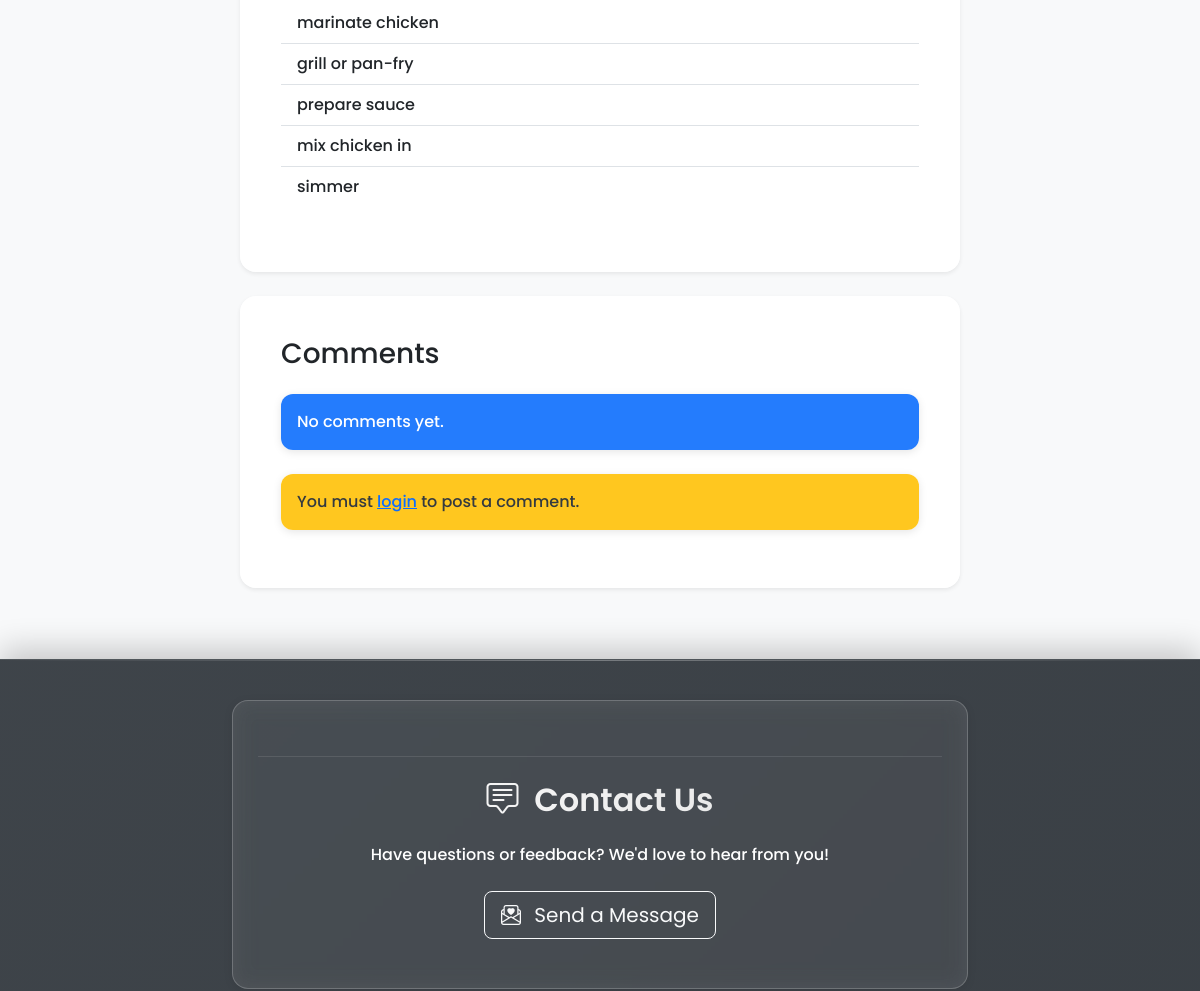
/recipe/3/ (middle part), run on an earlier commit of the app's database.
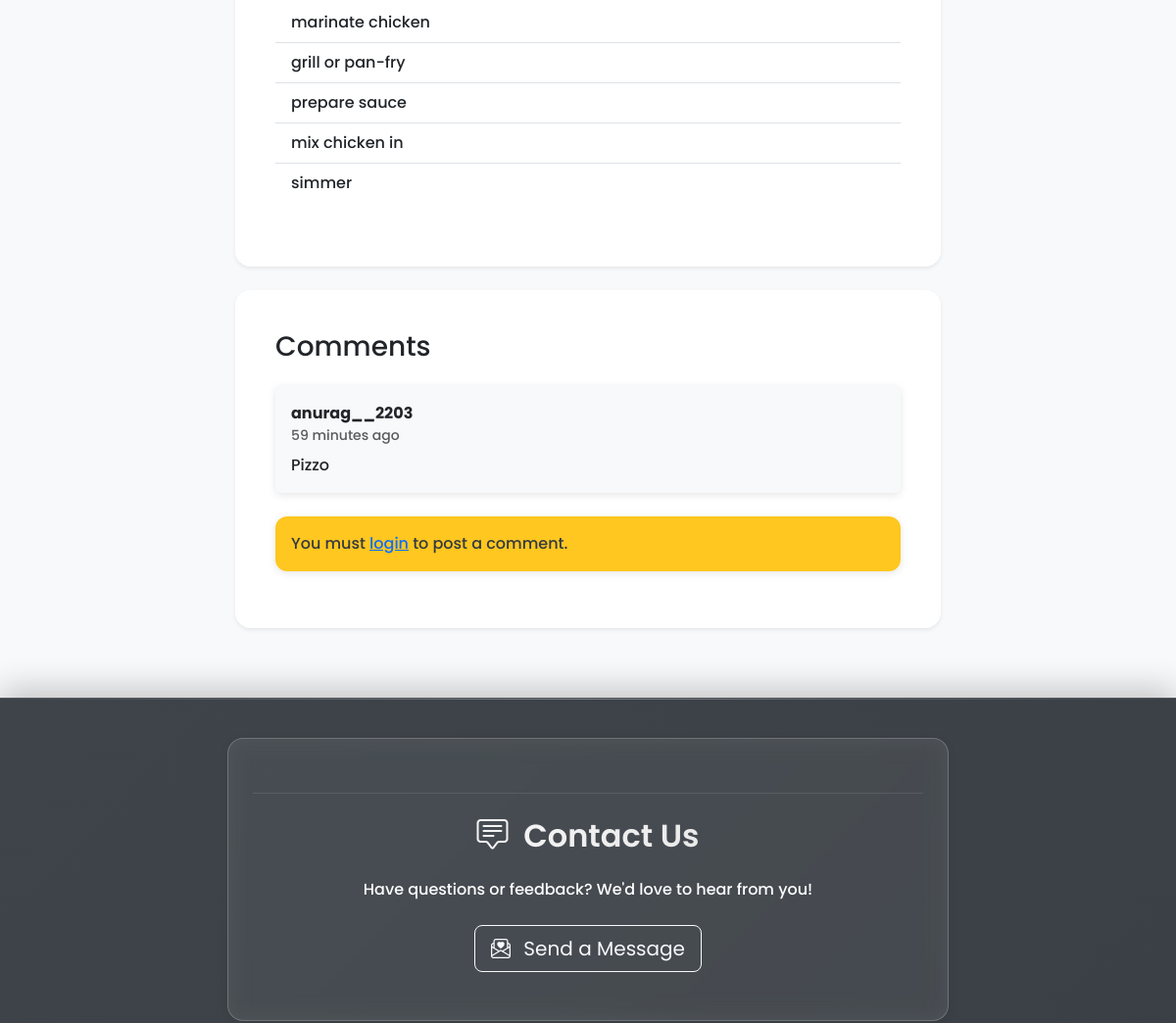
And on a later commit of the database.
### recipe_app/models.py (models this page shows, shortened)
class Comment(models.Model):
    user = models.ForeignKey(CustomUser, on_delete=models.CASCADE, null=True)
    recipe = models.ForeignKey('Recipe',related_name='comments',on_delete=models.CASCADE)
    content = models.TextField()
    created_at = models.DateTimeField(auto_now_add=True)

### users/models.py (models this page shows, shortened)
class CustomUser(AbstractUser):
    email = models.EmailField(unique=True, blank=False, null=False)
    profile_picture = models.ImageField(upload_to='profile_pics/', blank=True, null=True, default='default-profile.jpg')
    bio = models.TextField(blank=True, null=True)
    phone_number = models.CharField(max_length=15, blank=True, null=True)
    address = models.TextField(blank=True, null=True)
    date_of_birth = models.DateField(blank=True, null=True)
    website = models.URLField(blank=True, null=True)
    USER_TYPES = (
        ('user', 'Regular User'),
    )
    user_type = models.CharField(max_length=10, choices=USER_TYPES, default='user')
    REQUIRED_FIELDS = ['email']
    groups = models.ManyToManyField(
        "auth.Group",
        related_name="customuser_groups",
        blank=True
    )
    user_permissions = models.ManyToManyField(
        "auth.Permission",
        related_name="customuser_permissions",
        blank=True
    )

### recipe_app/views.py (the view)
# urls.py: path('recipe/<int:pk>/', recipe_detail, name='recipe_detail'),
def recipe_detail(request, pk):
    recipe = get_object_or_404(Recipe, pk=pk)
    comments = recipe.comments.all()
    if request.method == "POST":
        if not request.user.is_authenticated:
            return HttpResponseForbidden("You must be logged in to comment.")
        comment_form = CommentForm(request.POST)
        if comment_form.is_valid():
            comment = comment_form.save(commit=False)
            comment.recipe = recipe
            comment.user = request.user
            comment.save()
            return redirect('recipe_detail', pk=recipe.pk)
    else:
        form = CommentForm()
    return render(request, 'recipes/recipe_detail.html', {
        'recipe': recipe,
        'comments': comments,
        'comment_form': form,
    })

### recipe_app/models.py (called while the page is built)
    def get_ingredients_list(self):
        return [ingredient.strip() for ingredient in self.ingredients.split(",")] if self.ingredients else []

    def get_cooking_method_list(self):
        return [step.strip() for step in self.cooking_method.split(",")] if self.cooking_method else []

### recipe_app/templates/recipes/recipe_detail.html (shortened to what this page needs)
{% extends "base.html" %}
{% load form_tags %}
{% block content %}
<div class="container mt-4">
    <div class="row justify-content-center animate__animated animate__fadeInUp">
        <div class="col-lg-8">
            <div class="card border-0 shadow-sm mb-4">
                <div class="card-body">
                    <div class="mb-4">
                        <ol class="list-group list-group-numbered list-group-flush">
                            {% for step in recipe.get_cooking_method_list %}
                            <li class="list-group-item">{{ step }}</li>
                            {% empty %}
                            <li class="list-group-item">No cooking method available.</li>
                            {% endfor %}
                        </ol>
                    </div>
                </div>
            </div>
            <div class="card border-0 shadow-sm mb-4">
                <div class="card-body">
                    <h3 class="mb-4">Comments</h3>
                    {% for comment in comments %}
                    <div class="mb-3 p-3 bg-light rounded animate-comment">
                        <div class="d-flex justify-content-between align-items-center">
                            <div>
                                <strong>{{ comment.user.username }}</strong>
                                <small class="text-muted d-block">{{ comment.created_at|timesince }} ago</small>
                            </div>
                        </div>
                        <p class="mb-0 mt-2">{{ comment.content }}</p>
                    </div>
                    {% empty %}
                    <div class="alert alert-info">No comments yet.</div>
                    {% endfor %}
                    {% if user.is_authenticated %}
                    <form method="post" class="mt-4">
                        {% csrf_token %}
                        <div class="mb-3">
                            <label for="{{ comment_form.content.id_for_label }}" class="form-label">Add Comment</label>
                            {{ comment_form.content|add_class:"form-control" }}
                        </div>
                        <button type="submit" class="btn btn-primary">Post Comment</button>
                    </form>
                    {% else %}
                    <div class="alert alert-warning mt-4">
                        You must <a href="{% url 'login' %}">login</a> to post a comment.
                    </div>
                    {% endif %}
                </div>
            </div>
        </div>
    </div>
</div>
{% endblock %}

### recipe_app/templates/base.html (shortened to what this page needs)
<!DOCTYPE html>
<html lang="en">
<head>
    <link href="https://cdn.jsdelivr.net/npm/bootstrap@5.3.0/dist/css/bootstrap.min.css" rel="stylesheet">
    <link rel="stylesheet" href="https://cdn.jsdelivr.net/npm/bootstrap-icons@1.10.5/font/bootstrap-icons.css">
    <link rel="stylesheet" href="https://cdnjs.cloudflare.com/ajax/libs/animate.css/4.1.1/animate.min.css">
</head>
<body>
    <main class="container my-5 flex-grow-1">
        {% block content %}{% endblock %}
    </main>
<footer>
    <div class="container">
        <div class="row justify-content-center mb-5">
            <div class="col-lg-8">
                <div class="card contact-card">
                    <div class="card-body p-4 text-center">
                        <h2 class="mb-4">
                            <i class="bi bi-chat-square-text me-2"></i>
                            Contact Us
                        </h2>
                        <p class="mb-4">Have questions or feedback? We'd love to hear from you!</p>
                        <a href="{% url 'contact_us' %}" class="btn btn-outline-light btn-lg">
                            <i class="bi bi-envelope-paper-heart me-2"></i> Send a Message
                        </a>
                    </div>
                </div>
            </div>
        </div>
    </div>
</footer>
</body>
</html>

### recipe_app/templates/base.html (style rules this page uses)
:root { --primary-color: #5f9ea0; --secondary-color: #4682b4; --dark-color: #343a40; --light-color: #f8f9fa; --gradient-primary: linear-gradient(135deg, #5f9ea0 0%, #4682b4 100%); --gradient-secondary: linear-gradient(135deg, #f093fb 0%, #f5576c 100%); --shadow-sm: 0 2px 8px rgba(0, 0, 0, 0.1); --shadow-md: 0 4px 12px rgba(0, 0, 0, 0.15); --shadow-lg: 0 8px 24px rgba(0, 0, 0, 0.2); --card-bg: rgba(255, 255, 255, 0.95); --card-border: rgba(255, 255, 255, 0.2); --card-shadow: 0 15px 35px rgba(0, 0, 0, 0.3); }
body { font-family: 'Poppins', sans-serif; padding-top: 70px; background-color: var(--light-color); min-height: 100vh; display: flex; flex-direction: column; transition: all 0.5s ease; }
.card { background: var(--card-bg); backdrop-filter: blur(16px); -webkit-backdrop-filter: blur(16px); border: 2px solid var(--card-border); box-shadow: var(--card-shadow); border-radius: 20px; padding: 25px; transition: all 0.5s cubic-bezier(0.4, 0, 0.2, 1); transform-style: preserve-3d; animation: cardFloat 6s ease-in-out infinite; font-weight: 500; }
footer { background: linear-gradient(135deg, rgba(52, 58, 64, 0.95) 0%, rgba(47, 53, 59, 0.95) 100%); backdrop-filter: blur(20px); -webkit-backdrop-filter: blur(20px); border-top: 1px solid rgba(255, 255, 255, 0.1); box-shadow: 0 -10px 30px rgba(0, 0, 0, 0.2); padding: 40px 0; margin-top: auto; color: white; position: relative; overflow: hidden; }
footer::before { content: ''; position: absolute; top: 0; left: 0; right: 0; height: 1px; background: linear-gradient(90deg, transparent 0%, rgba(255, 255, 255, 0.3) 50%, transparent 100%); animation: shimmer 2s infinite; }
footer .text-center { position: relative; padding-top: 20px; margin-top: 30px; border-top: 1px solid rgba(255, 255, 255, 0.1); }
.alert { border-radius: 12px; box-shadow: var(--shadow-sm); border: none; backdrop-filter: blur(10px); -webkit-backdrop-filter: blur(10px); transition: all 0.4s ease; }
.alert-warning { background: rgba(255, 193, 7, 0.9); color: var(--dark-color); }
.alert { animation: slideIn 0.5s ease-out; }
.contact-card { background: rgba(255, 255, 255, 0.1); backdrop-filter: blur(10px); border: 1px solid rgba(255, 255, 255, 0.2); border-radius: 20px; box-shadow: 0 15px 35px rgba(0, 0, 0, 0.2); transition: all 0.3s ease; color: white; }
.contact-card h2 { font-weight: 600; background: linear-gradient(135deg, #fff 0%, #e0e0e0 100%); -webkit-background-clip: text; background-clip: text; -webkit-text-fill-color: transparent; }

### recipe_app/templates/recipes/recipe_detail.html (style rules this page uses)
.card { border-radius: 16px; overflow: hidden; transition: all 0.3s ease; box-shadow: var(--shadow-sm); }
.bg-light.rounded { transition: all 0.3s ease; box-shadow: var(--shadow-sm); }
.list-group-item { transition: all 0.3s cubic-bezier(0.175, 0.885, 0.32, 1.275); position: relative; }
.list-group-item::before { content: ''; position: absolute; left: 0; top: 0; height: 100%; width: 3px; background: var(--primary-color); transform: scaleY(0); transform-origin: bottom; transition: transform 0.3s ease; }
.animate-comment { animation: fadeInUp 0.5s cubic-bezier(0.175, 0.885, 0.32, 1.275) both; box-shadow: var(--shadow-sm); transition: all 0.3s ease; }

What changed in the data, as far as the page shows it:
added Comment: user.username "anurag__2203", created_at "59 minutes", content "Pizzo"
Also different on the page:
text no longer shown: "No comments yet."
